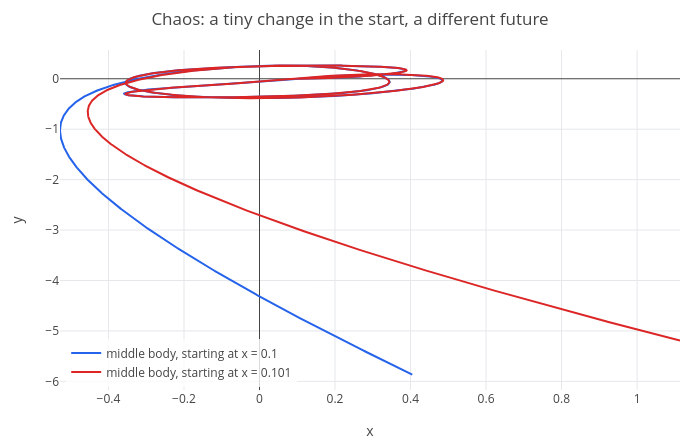

The notebook cell this image was saved under:
### Markdown cell above
Most starting values are nothing like this. Put the middle body at rest, slightly off-centre, with the outer two moving
in opposite directions, and run two copies whose starting points differ by one part in a thousand:

### Code cell
s1 = [1, 0, 0.1, 0, -1, 0, 0, 0.5, 0, 0, 0, -0.5];
s2 = [1, 0, 0.101, 0, -1, 0, 0, 0.5, 0, 0, 0, -0.5];
p = odeplot(f3, [x1 y1 x2 y2 x3 y3 u1 w1 u2 w2 u3 w3], t, s1, 0, 12, [x2 y2]);
p = show(p, odeplot(f3, [x1 y1 x2 y2 x3 y3 u1 w1 u2 w2 u3 w3], t, s2, 0, 12, [x2 y2]));
p = legend(p, "middle body, starting at x = 0.1", "middle body, starting at x = 0.101");
labels(title(p, "Chaos: a tiny change in the start, a different future"), "x", "y")

### Figure 1 — Plotly figure (JSON) as saved in the notebook; plotly's stock layout.template omitted (floating-point values rounded to 4 significant figures; data arrays with more than 128 entries replaced by an {"elided": "..."} marker saying what was removed)
{"data": [{"line": {"color": "#2563eb", "width": 2}, "mode": "lines", "name": "middle body, starting at x = 0.1", "type": "scatter", "x": {"elided": "2618 float values"}, "y": {"elided": "2618 float values"}}, {"line": {"color": "#dc2626", "width": 2}, "mode": "lines", "name": "middle body, starting at x = 0.101", "type": "scatter", "x": {"elided": "2673 float values"}, "y": {"elided": "2673 float values"}}], "layout": {"height": 440, "legend": {"bgcolor": "rgba(255,255,255,0.8)", "x": 0.01, "xanchor": "left", "y": 0.01, "yanchor": "bottom"}, "margin": {"b": 50, "l": 60, "r": 20, "t": 50}, "showlegend": true, "title": {"text": "Chaos: a tiny change in the start, a different future"}, "width": 700, "xaxis": {"title": {"text": "x"}, "zeroline": true}, "yaxis": {"range": [-6.171, 0.5703], "title": {"text": "y"}, "zeroline": true}}}
